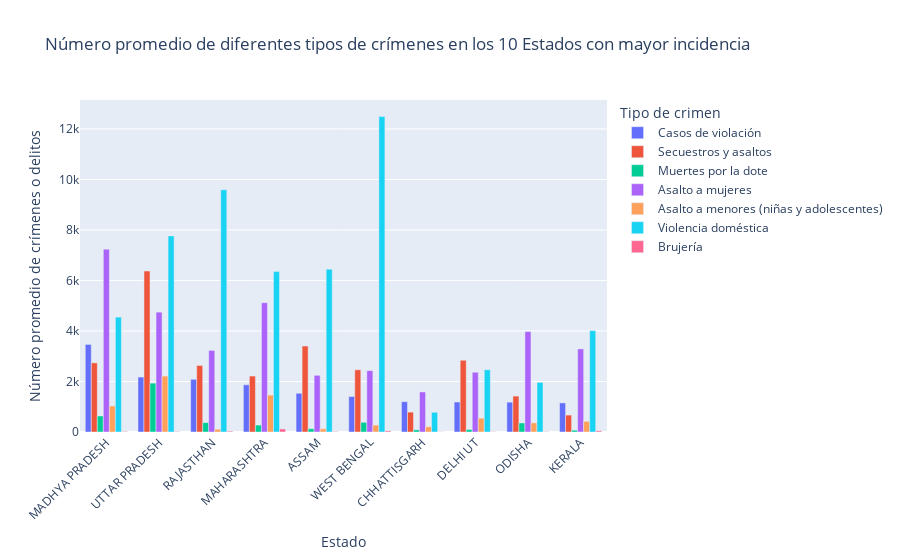

The code cell stored with this chart in its notebook:
### Code cell
# Eliminar la columna 'Año' para preparar el DataFrame
crimes_df_cleaned_eda = crimes_df_cleaned.drop(columns=['Año'])

# Calcular el promedio de cada tipo de crimen para los 10 estados con el mayor número total de crímenes
top_states_mean_crime = crimes_df_cleaned_eda.groupby('Estado').mean().sort_values(by='Casos de violación', ascending=False).head(10).reset_index()

# Derretir el DataFrame para tener una columna para el tipo de crimen
top_states_mean_crime_melted = top_states_mean_crime.melt(id_vars=['Estado'], var_name='Tipo de crimen', value_name='Número promedio')

# Crear el gráfico de barras interactivo
fig = px.bar(
    top_states_mean_crime_melted,
    x='Estado',
    y='Número promedio',
    color='Tipo de crimen',
    title='Número promedio de diferentes tipos de crímenes en los 10 Estados con mayor incidencia',
    labels={'Número promedio': 'Número promedio de crímenes o delitos', 'Tipo de crimen': 'Tipo de crimen'},
    text='Número promedio',  # Muestra el valor solo cuando se pasa el cursor sobre la barra
)

# Ajustar el diseño del gráfico
fig.update_layout(
    xaxis_title='Estado',
    yaxis_title='Número promedio de crímenes o delitos',
    xaxis_tickangle=-45,
    barmode='group'  # Si prefieres un gráfico de barras agrupadas
)

# Configurar el formato de texto para mostrar enteros y hacer los valores interactivos
fig.update_traces(
    texttemplate='%{text:.0f}',  # Formato de los textos como enteros
    textposition='none',  # No mostrar los textos fijos en el gráfico
    hovertemplate='<b>%{x}</b><br>%{y:.0f}<br>%{customdata}<extra></extra>',  # Texto que aparece al pasar el cursor
    customdata=top_states_mean_crime_melted[['Tipo de crimen']].astype(str),  # Incluir el tipo de crimen en customdata
)

# Mostrar el gráfico
fig.show()

### Figure 1 — Plotly figure (JSON) as saved in the notebook; plotly's stock layout.template omitted (floating-point values rounded to 4 significant figures)
{"data": [{"alignmentgroup": "True", "customdata": [["Casos de violación"], ["Casos de violación"], ["Casos de violación"], ["Casos de violación"], ["Casos de violación"], ["Casos de violación"], ["Casos de violación"], ["Casos de violación"], ["Casos de violación"], ["Casos de violación"], ["Secuestros y asaltos"], ["Secuestros y asaltos"], ["Secuestros y asaltos"], ["Secuestros y asaltos"], ["Secuestros y asaltos"], ["Secuestros y asaltos"], ["Secuestros y asaltos"], ["Secuestros y asaltos"], ["Secuestros y asaltos"], ["Secuestros y asaltos"], ["Muertes por la dote"], ["Muertes por la dote"], ["Muertes por la dote"], ["Muertes por la dote"], ["Muertes por la dote"], ["Muertes por la dote"], ["Muertes por la dote"], ["Muertes por la dote"], ["Muertes por la dote"], ["Muertes por la dote"], ["Asalto a mujeres"], ["Asalto a mujeres"], ["Asalto a mujeres"], ["Asalto a mujeres"], ["Asalto a mujeres"], ["Asalto a mujeres"], ["Asalto a mujeres"], ["Asalto a mujeres"], ["Asalto a mujeres"], ["Asalto a mujeres"], ["Asalto a menores (niñas y adolescentes)"], ["Asalto a menores (niñas y adolescentes)"], ["Asalto a menores (niñas y adolescentes)"], ["Asalto a menores (niñas y adolescentes)"], ["Asalto a menores (niñas y adolescentes)"], ["Asalto a menores (niñas y adolescentes)"], ["Asalto a menores (niñas y adolescentes)"], ["Asalto a menores (niñas y adolescentes)"], ["Asalto a menores (niñas y adolescentes)"], ["Asalto a menores (niñas y adolescentes)"], ["Violencia doméstica"], ["Violencia doméstica"], ["Violencia doméstica"], ["Violencia doméstica"], ["Violencia doméstica"], ["Violencia doméstica"], ["Violencia doméstica"], ["Violencia doméstica"], ["Violencia doméstica"], ["Violencia doméstica"], ["Brujería"], ["Brujería"], ["Brujería"], ["Brujería"], ["Brujería"], ["Brujería"], ["Brujería"], ["Brujería"], ["Brujería"], ["Brujería"]], "hovertemplate": "<b>%{x}</b><br>%{y:.0f}<br>%{customdata}<extra></extra>", "legendgroup": "Casos de violación", "marker": {"color": "#636efa", "pattern": {"shape": ""}}, "name": "Casos de violación", "offsetgroup": "Casos de violación", "orientation": "v", "showlegend": true, "text": [3467.0, 2176.0, 2086.0, 1869.0, 1533.0, 1404.0, 1199.0, 1188.0, 1181.0, 1152.0], "textposition": "none", "texttemplate": "%{text:.0f}", "type": "bar", "x": ["MADHYA PRADESH", "UTTAR PRADESH", "RAJASTHAN", "MAHARASHTRA", "ASSAM", "WEST BENGAL", "CHHATTISGARH", "DELHI UT", "ODISHA", "KERALA"], "xaxis": "x", "y": [3467.0, 2176.0, 2086.0, 1869.0, 1533.0, 1404.0, 1199.0, 1188.0, 1181.0, 1152.0], "yaxis": "y"}, {"alignmentgroup": "True", "customdata": [["Casos de violación"], ["Casos de violación"], ["Casos de violación"], ["Casos de violación"], ["Casos de violación"], ["Casos de violación"], ["Casos de violación"], ["Casos de violación"], ["Casos de violación"], ["Casos de violación"], ["Secuestros y asaltos"], ["Secuestros y asaltos"], ["Secuestros y asaltos"], ["Secuestros y asaltos"], ["Secuestros y asaltos"], ["Secuestros y asaltos"], ["Secuestros y asaltos"], ["Secuestros y asaltos"], ["Secuestros y asaltos"], ["Secuestros y asaltos"], ["Muertes por la dote"], ["Muertes por la dote"], ["Muertes por la dote"], ["Muertes por la dote"], ["Muertes por la dote"], ["Muertes por la dote"], ["Muertes por la dote"], ["Muertes por la dote"], ["Muertes por la dote"], ["Muertes por la dote"], ["Asalto a mujeres"], ["Asalto a mujeres"], ["Asalto a mujeres"], ["Asalto a mujeres"], ["Asalto a mujeres"], ["Asalto a mujeres"], ["Asalto a mujeres"], ["Asalto a mujeres"], ["Asalto a mujeres"], ["Asalto a mujeres"], ["Asalto a menores (niñas y adolescentes)"], ["Asalto a menores (niñas y adolescentes)"], ["Asalto a menores (niñas y adolescentes)"], ["Asalto a menores (niñas y adolescentes)"], ["Asalto a menores (niñas y adolescentes)"], ["Asalto a menores (niñas y adolescentes)"], ["Asalto a menores (niñas y adolescentes)"], ["Asalto a menores (niñas y adolescentes)"], ["Asalto a menores (niñas y adolescentes)"], ["Asalto a menores (niñas y adolescentes)"], ["Violencia doméstica"], ["Violencia doméstica"], ["Violencia doméstica"], ["Violencia doméstica"], ["Violencia doméstica"], ["Violencia doméstica"], ["Violencia doméstica"], ["Violencia doméstica"], ["Violencia doméstica"], ["Violencia doméstica"], ["Brujería"], ["Brujería"], ["Brujería"], ["Brujería"], ["Brujería"], ["Brujería"], ["Brujería"], ["Brujería"], ["Brujería"], ["Brujería"]], "hovertemplate": "<b>%{x}</b><br>%{y:.0f}<br>%{customdata}<extra></extra>", "legendgroup": "Secuestros y asaltos", "marker": {"color": "#EF553B", "pattern": {"shape": ""}}, "name": "Secuestros y asaltos", "offsetgroup": "Secuestros y asaltos", "orientation": "v", "showlegend": true, "text": [2737.0, 6374.0, 2634.0, 2215.0, 3403.0, 2464.0, 787.4, 2841, 1421.0, 669.3], "textposition": "none", "texttemplate": "%{text:.0f}", "type": "bar", "x": ["MADHYA PRADESH", "UTTAR PRADESH", "RAJASTHAN", "MAHARASHTRA", "ASSAM", "WEST BENGAL", "CHHATTISGARH", "DELHI UT", "ODISHA", "KERALA"], "xaxis": "x", "y": [2737.0, 6374.0, 2634.0, 2215.0, 3403.0, 2464.0, 787.4, 2841, 1421.0, 669.3], "yaxis": "y"}, {"alignmentgroup": "True", "customdata": [["Casos de violación"], ["Casos de violación"], ["Casos de violación"], ["Casos de violación"], ["Casos de violación"], ["Casos de violación"], ["Casos de violación"], ["Casos de violación"], ["Casos de violación"], ["Casos de violación"], ["Secuestros y asaltos"], ["Secuestros y asaltos"], ["Secuestros y asaltos"], ["Secuestros y asaltos"], ["Secuestros y asaltos"], ["Secuestros y asaltos"], ["Secuestros y asaltos"], ["Secuestros y asaltos"], ["Secuestros y asaltos"], ["Secuestros y asaltos"], ["Muertes por la dote"], ["Muertes por la dote"], ["Muertes por la dote"], ["Muertes por la dote"], ["Muertes por la dote"], ["Muertes por la dote"], ["Muertes por la dote"], ["Muertes por la dote"], ["Muertes por la dote"], ["Muertes por la dote"], ["Asalto a mujeres"], ["Asalto a mujeres"], ["Asalto a mujeres"], ["Asalto a mujeres"], ["Asalto a mujeres"], ["Asalto a mujeres"], ["Asalto a mujeres"], ["Asalto a mujeres"], ["Asalto a mujeres"], ["Asalto a mujeres"], ["Asalto a menores (niñas y adolescentes)"], ["Asalto a menores (niñas y adolescentes)"], ["Asalto a menores (niñas y adolescentes)"], ["Asalto a menores (niñas y adolescentes)"], ["Asalto a menores (niñas y adolescentes)"], ["Asalto a menores (niñas y adolescentes)"], ["Asalto a menores (niñas y adolescentes)"], ["Asalto a menores (niñas y adolescentes)"], ["Asalto a menores (niñas y adolescentes)"], ["Asalto a menores (niñas y adolescentes)"], ["Violencia doméstica"], ["Violencia doméstica"], ["Violencia doméstica"], ["Violencia doméstica"], ["Violencia doméstica"], ["Violencia doméstica"], ["Violencia doméstica"], ["Violencia doméstica"], ["Violencia doméstica"], ["Violencia doméstica"], ["Brujería"], ["Brujería"], ["Brujería"], ["Brujería"], ["Brujería"], ["Brujería"], ["Brujería"], ["Brujería"], ["Brujería"], ["Brujería"]], "hovertemplate": "<b>%{x}</b><br>%{y:.0f}<br>%{customdata}<extra></extra>", "legendgroup": "Muertes por la dote", "marker": {"color": "#00cc96", "pattern": {"shape": ""}}, "name": "Muertes por la dote", "offsetgroup": "Muertes por la dote", "orientation": "v", "showlegend": true, "text": [634.1, 1934.0, 370.0, 274.1, 131.3, 384.5, 85.57, 100.5, 358.1, 72.62], "textposition": "none", "texttemplate": "%{text:.0f}", "type": "bar", "x": ["MADHYA PRADESH", "UTTAR PRADESH", "RAJASTHAN", "MAHARASHTRA", "ASSAM", "WEST BENGAL", "CHHATTISGARH", "DELHI UT", "ODISHA", "KERALA"], "xaxis": "x", "y": [634.1, 1934.0, 370.0, 274.1, 131.3, 384.5, 85.57, 100.5, 358.1, 72.62], "yaxis": "y"}, {"alignmentgroup": "True", "customdata": [["Casos de violación"], ["Casos de violación"], ["Casos de violación"], ["Casos de violación"], ["Casos de violación"], ["Casos de violación"], ["Casos de violación"], ["Casos de violación"], ["Casos de violación"], ["Casos de violación"], ["Secuestros y asaltos"], ["Secuestros y asaltos"], ["Secuestros y asaltos"], ["Secuestros y asaltos"], ["Secuestros y asaltos"], ["Secuestros y asaltos"], ["Secuestros y asaltos"], ["Secuestros y asaltos"], ["Secuestros y asaltos"], ["Secuestros y asaltos"], ["Muertes por la dote"], ["Muertes por la dote"], ["Muertes por la dote"], ["Muertes por la dote"], ["Muertes por la dote"], ["Muertes por la dote"], ["Muertes por la dote"], ["Muertes por la dote"], ["Muertes por la dote"], ["Muertes por la dote"], ["Asalto a mujeres"], ["Asalto a mujeres"], ["Asalto a mujeres"], ["Asalto a mujeres"], ["Asalto a mujeres"], ["Asalto a mujeres"], ["Asalto a mujeres"], ["Asalto a mujeres"], ["Asalto a mujeres"], ["Asalto a mujeres"], ["Asalto a menores (niñas y adolescentes)"], ["Asalto a menores (niñas y adolescentes)"], ["Asalto a menores (niñas y adolescentes)"], ["Asalto a menores (niñas y adolescentes)"], ["Asalto a menores (niñas y adolescentes)"], ["Asalto a menores (niñas y adolescentes)"], ["Asalto a menores (niñas y adolescentes)"], ["Asalto a menores (niñas y adolescentes)"], ["Asalto a menores (niñas y adolescentes)"], ["Asalto a menores (niñas y adolescentes)"], ["Violencia doméstica"], ["Violencia doméstica"], ["Violencia doméstica"], ["Violencia doméstica"], ["Violencia doméstica"], ["Violencia doméstica"], ["Violencia doméstica"], ["Violencia doméstica"], ["Violencia doméstica"], ["Violencia doméstica"], ["Brujería"], ["Brujería"], ["Brujería"], ["Brujería"], ["Brujería"], ["Brujería"], ["Brujería"], ["Brujería"], ["Brujería"], ["Brujería"]], "hovertemplate": "<b>%{x}</b><br>%{y:.0f}<br>%{customdata}<extra></extra>", "legendgroup": "Asalto a mujeres", "marker": {"color": "#ab63fa", "pattern": {"shape": ""}}, "name": "Asalto a mujeres", "offsetgroup": "Asalto a mujeres", "orientation": "v", "showlegend": true, "text": [7238.0, 4745.0, 3231.0, 5120.0, 2244.0, 2429.0, 1586.0, 2367.0, 3975.0, 3290.0], "textposition": "none", "texttemplate": "%{text:.0f}", "type": "bar", "x": ["MADHYA PRADESH", "UTTAR PRADESH", "RAJASTHAN", "MAHARASHTRA", "ASSAM", "WEST BENGAL", "CHHATTISGARH", "DELHI UT", "ODISHA", "KERALA"], "xaxis": "x", "y": [7238.0, 4745.0, 3231.0, 5120.0, 2244.0, 2429.0, 1586.0, 2367.0, 3975.0, 3290.0], "yaxis": "y"}, {"alignmentgroup": "True", "customdata": [["Casos de violación"], ["Casos de violación"], ["Casos de violación"], ["Casos de violación"], ["Casos de violación"], ["Casos de violación"], ["Casos de violación"], ["Casos de violación"], ["Casos de violación"], ["Casos de violación"], ["Secuestros y asaltos"], ["Secuestros y asaltos"], ["Secuestros y asaltos"], ["Secuestros y asaltos"], ["Secuestros y asaltos"], ["Secuestros y asaltos"], ["Secuestros y asaltos"], ["Secuestros y asaltos"], ["Secuestros y asaltos"], ["Secuestros y asaltos"], ["Muertes por la dote"], ["Muertes por la dote"], ["Muertes por la dote"], ["Muertes por la dote"], ["Muertes por la dote"], ["Muertes por la dote"], ["Muertes por la dote"], ["Muertes por la dote"], ["Muertes por la dote"], ["Muertes por la dote"], ["Asalto a mujeres"], ["Asalto a mujeres"], ["Asalto a mujeres"], ["Asalto a mujeres"], ["Asalto a mujeres"], ["Asalto a mujeres"], ["Asalto a mujeres"], ["Asalto a mujeres"], ["Asalto a mujeres"], ["Asalto a mujeres"], ["Asalto a menores (niñas y adolescentes)"], ["Asalto a menores (niñas y adolescentes)"], ["Asalto a menores (niñas y adolescentes)"], ["Asalto a menores (niñas y adolescentes)"], ["Asalto a menores (niñas y adolescentes)"], ["Asalto a menores (niñas y adolescentes)"], ["Asalto a menores (niñas y adolescentes)"], ["Asalto a menores (niñas y adolescentes)"], ["Asalto a menores (niñas y adolescentes)"], ["Asalto a menores (niñas y adolescentes)"], ["Violencia doméstica"], ["Violencia doméstica"], ["Violencia doméstica"], ["Violencia doméstica"], ["Violencia doméstica"], ["Violencia doméstica"], ["Violencia doméstica"], ["Violencia doméstica"], ["Violencia doméstica"], ["Violencia doméstica"], ["Brujería"], ["Brujería"], ["Brujería"], ["Brujería"], ["Brujería"], ["Brujería"], ["Brujería"], ["Brujería"], ["Brujería"], ["Brujería"]], "hovertemplate": "<b>%{x}</b><br>%{y:.0f}<br>%{customdata}<extra></extra>", "legendgroup": "Asalto a menores (niñas y adolescentes)", "marker": {"color": "#FFA15A", "pattern": {"shape": ""}}, "name": "Asalto a menores (niñas y adolescentes)", "offsetgroup": "Asalto a menores (niñas y adolescentes)", "orientation": "v", "showlegend": true, "text": [1030.0, 2215.0, 112.6, 1462.0, 128.5, 273.8, 208.7, 549.6, 363.4, 422.5], "textposition": "none", "texttemplate": "%{text:.0f}", "type": "bar", "x": ["MADHYA PRADESH", "UTTAR PRADESH", "RAJASTHAN", "MAHARASHTRA", "ASSAM", "WEST BENGAL", "CHHATTISGARH", "DELHI UT", "ODISHA", "KERALA"], "xaxis": "x", "y": [1030.0, 2215.0, 112.6, 1462.0, 128.5, 273.8, 208.7, 549.6, 363.4, 422.5], "yaxis": "y"}, {"alignmentgroup": "True", "customdata": [["Casos de violación"], ["Casos de violación"], ["Casos de violación"], ["Casos de violación"], ["Casos de violación"], ["Casos de violación"], ["Casos de violación"], ["Casos de violación"], ["Casos de violación"], ["Casos de violación"], ["Secuestros y asaltos"], ["Secuestros y asaltos"], ["Secuestros y asaltos"], ["Secuestros y asaltos"], ["Secuestros y asaltos"], ["Secuestros y asaltos"], ["Secuestros y asaltos"], ["Secuestros y asaltos"], ["Secuestros y asaltos"], ["Secuestros y asaltos"], ["Muertes por la dote"], ["Muertes por la dote"], ["Muertes por la dote"], ["Muertes por la dote"], ["Muertes por la dote"], ["Muertes por la dote"], ["Muertes por la dote"], ["Muertes por la dote"], ["Muertes por la dote"], ["Muertes por la dote"], ["Asalto a mujeres"], ["Asalto a mujeres"], ["Asalto a mujeres"], ["Asalto a mujeres"], ["Asalto a mujeres"], ["Asalto a mujeres"], ["Asalto a mujeres"], ["Asalto a mujeres"], ["Asalto a mujeres"], ["Asalto a mujeres"], ["Asalto a menores (niñas y adolescentes)"], ["Asalto a menores (niñas y adolescentes)"], ["Asalto a menores (niñas y adolescentes)"], ["Asalto a menores (niñas y adolescentes)"], ["Asalto a menores (niñas y adolescentes)"], ["Asalto a menores (niñas y adolescentes)"], ["Asalto a menores (niñas y adolescentes)"], ["Asalto a menores (niñas y adolescentes)"], ["Asalto a menores (niñas y adolescentes)"], ["Asalto a menores (niñas y adolescentes)"], ["Violencia doméstica"], ["Violencia doméstica"], ["Violencia doméstica"], ["Violencia doméstica"], ["Violencia doméstica"], ["Violencia doméstica"], ["Violencia doméstica"], ["Violencia doméstica"], ["Violencia doméstica"], ["Violencia doméstica"], ["Brujería"], ["Brujería"], ["Brujería"], ["Brujería"], ["Brujería"], ["Brujería"], ["Brujería"], ["Brujería"], ["Brujería"], ["Brujería"]], "hovertemplate": "<b>%{x}</b><br>%{y:.0f}<br>%{customdata}<extra></extra>", "legendgroup": "Violencia doméstica", "marker": {"color": "#19d3f3", "pattern": {"shape": ""}}, "name": "Violencia doméstica", "offsetgroup": "Violencia doméstica", "orientation": "v", "showlegend": true, "text": [4549.0, 7765.0, 9595.0, 6350.0, 6448.0, 12490.0, 780.0, 2465.0, 1963.0, 4013.0], "textposition": "none", "texttemplate": "%{text:.0f}", "type": "bar", "x": ["MADHYA PRADESH", "UTTAR PRADESH", "RAJASTHAN", "MAHARASHTRA", "ASSAM", "WEST BENGAL", "CHHATTISGARH", "DELHI UT", "ODISHA", "KERALA"], "xaxis": "x", "y": [4549.0, 7765.0, 9595.0, 6350.0, 6448.0, 12490.0, 780.0, 2465.0, 1963.0, 4013.0], "yaxis": "y"}, {"alignmentgroup": "True", "customdata": [["Casos de violación"], ["Casos de violación"], ["Casos de violación"], ["Casos de violación"], ["Casos de violación"], ["Casos de violación"], ["Casos de violación"], ["Casos de violación"], ["Casos de violación"], ["Casos de violación"], ["Secuestros y asaltos"], ["Secuestros y asaltos"], ["Secuestros y asaltos"], ["Secuestros y asaltos"], ["Secuestros y asaltos"], ["Secuestros y asaltos"], ["Secuestros y asaltos"], ["Secuestros y asaltos"], ["Secuestros y asaltos"], ["Secuestros y asaltos"], ["Muertes por la dote"], ["Muertes por la dote"], ["Muertes por la dote"], ["Muertes por la dote"], ["Muertes por la dote"], ["Muertes por la dote"], ["Muertes por la dote"], ["Muertes por la dote"], ["Muertes por la dote"], ["Muertes por la dote"], ["Asalto a mujeres"], ["Asalto a mujeres"], ["Asalto a mujeres"], ["Asalto a mujeres"], ["Asalto a mujeres"], ["Asalto a mujeres"], ["Asalto a mujeres"], ["Asalto a mujeres"], ["Asalto a mujeres"], ["Asalto a mujeres"], ["Asalto a menores (niñas y adolescentes)"], ["Asalto a menores (niñas y adolescentes)"], ["Asalto a menores (niñas y adolescentes)"], ["Asalto a menores (niñas y adolescentes)"], ["Asalto a menores (niñas y adolescentes)"], ["Asalto a menores (niñas y adolescentes)"], ["Asalto a menores (niñas y adolescentes)"], ["Asalto a menores (niñas y adolescentes)"], ["Asalto a menores (niñas y adolescentes)"], ["Asalto a menores (niñas y adolescentes)"], ["Violencia doméstica"], ["Violencia doméstica"], ["Violencia doméstica"], ["Violencia doméstica"], ["Violencia doméstica"], ["Violencia doméstica"], ["Violencia doméstica"], ["Violencia doméstica"], ["Violencia doméstica"], ["Violencia doméstica"], ["Brujería"], ["Brujería"], ["Brujería"], ["Brujería"], ["Brujería"], ["Brujería"], ["Brujería"], ["Brujería"], ["Brujería"], ["Brujería"]], "hovertemplate": "<b>%{x}</b><br>%{y:.0f}<br>%{customdata}<extra></extra>", "legendgroup": "Brujería", "marker": {"color": "#FF6692", "pattern": {"shape": ""}}, "name": "Brujería", "offsetgroup": "Brujería", "orientation": "v", "showlegend": true, "text": [18.86, 15.86, 31.81, 120.6, 16.33, 44.76, 4.905, 9.364, 12.86, 47.14], "textposition": "none", "texttemplate": "%{text:.0f}", "type": "bar", "x": ["MADHYA PRADESH", "UTTAR PRADESH", "RAJASTHAN", "MAHARASHTRA", "ASSAM", "WEST BENGAL", "CHHATTISGARH", "DELHI UT", "ODISHA", "KERALA"], "xaxis": "x", "y": [18.86, 15.86, 31.81, 120.6, 16.33, 44.76, 4.905, 9.364, 12.86, 47.14], "yaxis": "y"}], "layout": {"barmode": "group", "legend": {"title": {"text": "Tipo de crimen"}, "tracegroupgap": 0}, "title": {"text": "Número promedio de diferentes tipos de crímenes en los 10 Estados con mayor incidencia"}, "xaxis": {"anchor": "y", "domain": [0, 1], "tickangle": -45, "title": {"text": "Estado"}}, "yaxis": {"anchor": "x", "domain": [0, 1], "title": {"text": "Número promedio de crímenes o delitos"}}}}
